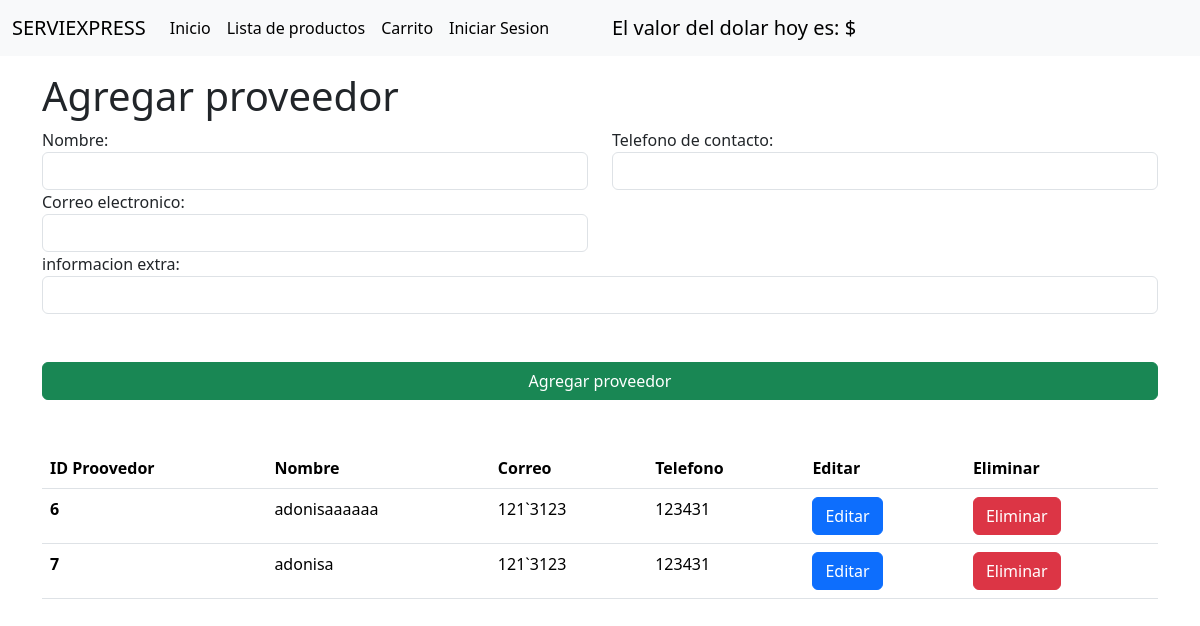
The page /crud/proveedores on the database its author committed.
### taller/models.py (models this page shows, shortened)
class Proveedor(models.Model):
    id_proveedor = models.AutoField(primary_key=True)
    nombre_proveedor = models.CharField(max_length=200)
    telefono = models.IntegerField()
    correo_electronico = models.CharField(max_length=200)
    informacion_extra = models.CharField(max_length=200, null=True, blank=True)

### taller/views.py (the view)
# urls.py: path("crud/proveedores", views.crudProveedores, name="crud_proveedores"),
def crudProveedores(request):
    vProveedores = Proveedor.objects.all
    template = loader.get_template("taller/crudProveedores.html")
    context = {"proveedores": vProveedores}
    return HttpResponse(template.render(context, request))

### carrito/context_processors.py (called while the page is built)
def cart(request):
    return {'carrito': Carrito(request)}

### taller/templates/taller/crudProveedores.html (shortened to what this page needs)
{% extends "./base.html"%}
{% load static %}
{% block body%}
    <div class="container mt-3">
        <h1>Agregar proveedor</h1>
        <form id="formAgregar" action="{%url 'agregar_proveedor' %}" method="POST" enctype="multipart/form-data">{% csrf_token %}
            <div class="row">
                <div class="col-md-6">
                    <label for="txtNombreProveedor">Nombre:</label>
                    <input name="txtNombreProveedor" id="txtNombreProveedor" type="text" class="form-control">
                </div>
                <div class="col-md-6">
                    <label for="txtTelefono">Telefono de contacto:</label>
                    <input name="txtTelefono" id="txtTelefono" type="number" class="form-control">
                </div>
                <div class="col-md-6">
                    <label for="txtCorreo">Correo electronico:</label>
                    <input name="txtCorreo" id="txtCorreo" type="text" class="form-control">
                </div>
                <div class="col-md-12">
                    <label for="txtDatosExtras">informacion extra:</label>
                    <input name="txtDatosExtras" id="txtDatosExtras" type="text" class="form-control">
                </div>
            </div>
            <button class="btn btn-success mt-5 w-100">Agregar proveedor</button>
        </form>
    </div>
<div class="container mt-5">
    <table class="table">
        <thead>
        <tr>
            <th scope="col">ID Proovedor</th>
            <th scope="col">Nombre</th>
            <th scope="col">Correo</th>
            <th scope="col">Telefono</th>
            <th scope="col">Editar</th>
            <th scope="col">Eliminar</th>
        </tr>
        </thead>
        <tbody>
           {% for p in proveedores %}
          <tr>
            <th scope="row">{{p.id_proveedor}}</th>
            <td>{{p.nombre_proveedor}}</td>
            <td>{{p.correo_electronico}}</td>
            <td>{{p.telefono}}</td>
            <td><a href="{% url 'editar_proveedor' p.id_proveedor   %}" class="btn btn-primary">Editar</a></td>
            <td><a href="{% url 'eliminar_proveedor' p.id_proveedor %}" class="btn btn-danger">Eliminar</a></td>
          </tr>
            {% endfor %}
        </tbody>
      </table>
</div>
{% endblock %}

### rows shown on the page
Proveedor: id_proveedor "6", nombre_proveedor "adonisaaaaaa", correo_electronico "121`3123", telefono "123431"
Proveedor: id_proveedor "7", nombre_proveedor "adonisa", correo_electronico "121`3123", telefono "123431"
